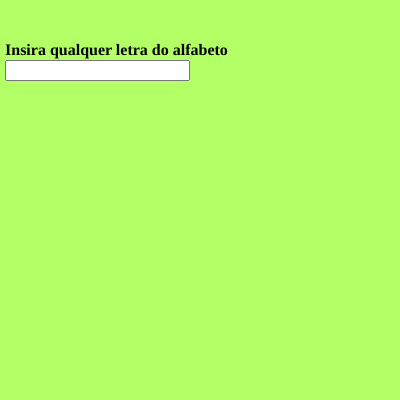
Frame 1 (no input)
Frame 60 (no input): identical to frame 1, image omitted
Frame 120 (the mouse pressed at the canvas centre since frame 60): identical to frame 1, image omitted

The p5.js sketch that drew this single still picture (run headless with seeded random() and noise() and a simulated clock; from frame 60 on, the mouse is pressed at the canvas centre):

// p5.js sketch
// ── sketch.js
var input,heading;


function setup() 
{
  createCanvas(400, 400);
  background(178,255,102);
 
  //criando caixa de entrada de texto
  input = createInput();
  //definindo a posição da caixa
  input.position(5,60);

  //texto de cabeçalho, h4 é o tamanho do cabeçalho (quanto menor o número, maior a letra)
  heading = createElement('h4', 'Insira qualquer letra do alfabeto');
  //posição do texto de cabeçalho
  heading.position(5,20);

  //alinhamento do texto e tamanho da letra
  textAlign(CENTER);
  textSize(50);

  
}

function draw() {

  const value = input.value();

  switch(value){

    //fazer 5 casos, um para cada vogal

    case 'a':
      console.log("Vogal");
      break;
    
    case 'e':
      console.log("Vogal");
      break;
    
    case 'i':
      console.log("Vogal");
      break;
    
    case 'o':
      console.log("Vogal");
      break;
    
    case 'u':
      console.log("Vogal");
      break;

    //caso não seja vogal

    default:
      console.log("Tente outra letra");
  }
}
